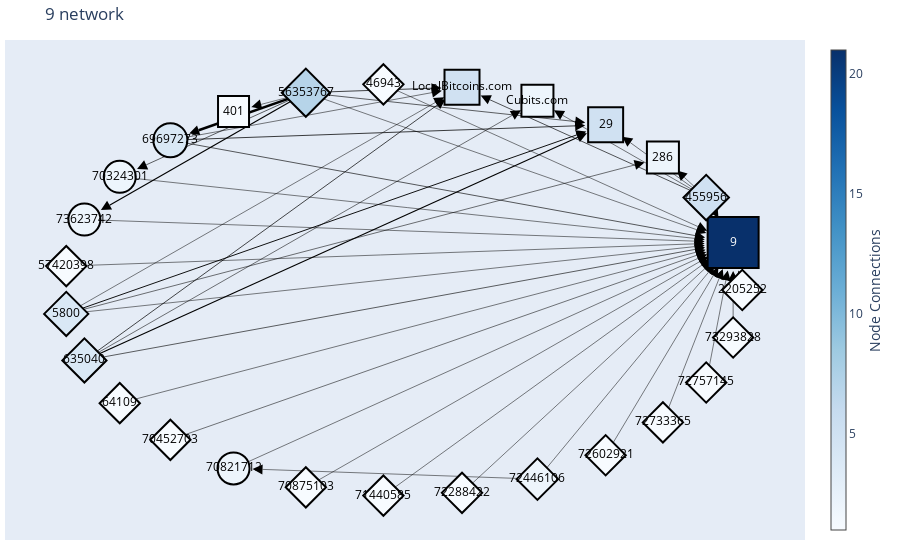

Write notebook code for a chart like this one.
### Code cell
network_plot(network_of_actor(df_group_by, "9"), "9 network", True)

### Figure 1 — Plotly figure (JSON) as saved in the notebook; plotly's stock layout.template omitted (floating-point values rounded to 4 significant figures)
{"data": [{"hoverinfo": "none", "line": {"color": "black", "width": 0.5188}, "marker": {"angleref": "previous", "size": 10, "standoff": 28.5, "symbol": "arrow-bar-up"}, "mode": "lines+markers", "type": "scatter", "x": [1.0, 0.973, null], "y": [-8.298e-09, 0.2306, null]}, {"hoverinfo": "none", "line": {"color": "black", "width": 0.5006}, "marker": {"angleref": "previous", "size": 10, "standoff": 19, "symbol": "arrow-bar-up"}, "mode": "lines+markers", "type": "scatter", "x": [0.8936, 0.766, null], "y": [0.4488, 0.6428, null]}, {"hoverinfo": "none", "line": {"color": "black", "width": 0.5303}, "marker": {"angleref": "previous", "size": 10, "standoff": 20.5, "symbol": "arrow-bar-up"}, "mode": "lines+markers", "type": "scatter", "x": [0.8936, 0.5972, null], "y": [0.4488, 0.8021, null]}, {"hoverinfo": "none", "line": {"color": "black", "width": 0.5101}, "marker": {"angleref": "previous", "size": 10, "standoff": 28.5, "symbol": "arrow-bar-up"}, "mode": "lines+markers", "type": "scatter", "x": [0.8936, 0.973, null], "y": [0.4488, 0.2306, null]}, {"hoverinfo": "none", "line": {"color": "black", "width": 0.5256}, "marker": {"angleref": "previous", "size": 10, "standoff": 19, "symbol": "arrow-bar-up"}, "mode": "lines+markers", "type": "scatter", "x": [0.8936, 0.3961, null], "y": [0.4488, 0.9182, null]}, {"hoverinfo": "none", "line": {"color": "black", "width": 0.6637}, "marker": {"angleref": "previous", "size": 10, "standoff": 20.5, "symbol": "arrow-bar-up"}, "mode": "lines+markers", "type": "scatter", "x": [0.8936, 0.1736, null], "y": [0.4488, 0.9848, null]}, {"hoverinfo": "none", "line": {"color": "black", "width": 0.5041}, "marker": {"angleref": "previous", "size": 10, "standoff": 28.5, "symbol": "arrow-bar-up"}, "mode": "lines+markers", "type": "scatter", "x": [-0.05814, 0.973, null], "y": [0.9983, 0.2306, null]}, {"hoverinfo": "none", "line": {"color": "black", "width": 0.612}, "marker": {"angleref": "previous", "size": 10, "standoff": 20.5, "symbol": "arrow-bar-up"}, "mode": "lines+markers", "type": "scatter", "x": [-0.2868, 0.5972, null], "y": [0.958, 0.8021, null]}, {"hoverinfo": "none", "line": {"color": "black", "width": 0.502}, "marker": {"angleref": "previous", "size": 10, "standoff": 18.5, "symbol": "arrow-bar-up"}, "mode": "lines+markers", "type": "scatter", "x": [-0.2868, -0.5, null], "y": [0.958, 0.866, null]}, {"hoverinfo": "none", "line": {"color": "black", "width": 2.445}, "marker": {"angleref": "previous", "size": 10, "standoff": 20, "symbol": "arrow-bar-up"}, "mode": "lines+markers", "type": "scatter", "x": [-0.2868, -0.6862, null], "y": [0.958, 0.7274, null]}, {"hoverinfo": "none", "line": {"color": "black", "width": 0.6137}, "marker": {"angleref": "previous", "size": 10, "standoff": 19, "symbol": "arrow-bar-up"}, "mode": "lines+markers", "type": "scatter", "x": [-0.2868, -0.8355, null], "y": [0.958, 0.5495, null]}, {"hoverinfo": "none", "line": {"color": "black", "width": 1.168}, "marker": {"angleref": "previous", "size": 10, "standoff": 19, "symbol": "arrow-bar-up"}, "mode": "lines+markers", "type": "scatter", "x": [-0.2868, -0.9397, null], "y": [0.958, 0.342, null]}, {"hoverinfo": "none", "line": {"color": "black", "width": 0.5033}, "marker": {"angleref": "previous", "size": 10, "standoff": 28.5, "symbol": "arrow-bar-up"}, "mode": "lines+markers", "type": "scatter", "x": [-0.2868, 0.973, null], "y": [0.958, 0.2306, null]}, {"hoverinfo": "none", "line": {"color": "black", "width": 0.7224}, "marker": {"angleref": "previous", "size": 10, "standoff": 20.5, "symbol": "arrow-bar-up"}, "mode": "lines+markers", "type": "scatter", "x": [-0.2868, 0.1736, null], "y": [0.958, 0.9848, null]}, {"hoverinfo": "none", "line": {"color": "black", "width": 0.7573}, "marker": {"angleref": "previous", "size": 10, "standoff": 20.5, "symbol": "arrow-bar-up"}, "mode": "lines+markers", "type": "scatter", "x": [-0.6862, 0.5972, null], "y": [0.7274, 0.8021, null]}, {"hoverinfo": "none", "line": {"color": "black", "width": 0.6401}, "marker": {"angleref": "previous", "size": 10, "standoff": 28.5, "symbol": "arrow-bar-up"}, "mode": "lines+markers", "type": "scatter", "x": [-0.6862, 0.973, null], "y": [0.7274, 0.2306, null]}, {"hoverinfo": "none", "line": {"color": "black", "width": 0.5176}, "marker": {"angleref": "previous", "size": 10, "standoff": 20.5, "symbol": "arrow-bar-up"}, "mode": "lines+markers", "type": "scatter", "x": [-0.6862, 0.1736, null], "y": [0.7274, 0.9848, null]}, {"hoverinfo": "none", "line": {"color": "black", "width": 0.5045}, "marker": {"angleref": "previous", "size": 10, "standoff": 28.5, "symbol": "arrow-bar-up"}, "mode": "lines+markers", "type": "scatter", "x": [-0.8355, 0.973, null], "y": [0.5495, 0.2306, null]}, {"hoverinfo": "none", "line": {"color": "black", "width": 0.5014}, "marker": {"angleref": "previous", "size": 10, "standoff": 28.5, "symbol": "arrow-bar-up"}, "mode": "lines+markers", "type": "scatter", "x": [-0.9397, 0.973, null], "y": [0.342, 0.2306, null]}, {"hoverinfo": "none", "line": {"color": "black", "width": 0.504}, "marker": {"angleref": "previous", "size": 10, "standoff": 28.5, "symbol": "arrow-bar-up"}, "mode": "lines+markers", "type": "scatter", "x": [-0.9932, 0.973, null], "y": [0.1161, 0.2306, null]}, {"hoverinfo": "none", "line": {"color": "black", "width": 0.548}, "marker": {"angleref": "previous", "size": 10, "standoff": 19, "symbol": "arrow-bar-up"}, "mode": "lines+markers", "type": "scatter", "x": [-0.9932, 0.766, null], "y": [-0.1161, 0.6428, null]}, {"hoverinfo": "none", "line": {"color": "black", "width": 0.9326}, "marker": {"angleref": "previous", "size": 10, "standoff": 20.5, "symbol": "arrow-bar-up"}, "mode": "lines+markers", "type": "scatter", "x": [-0.9932, 0.5972, null], "y": [-0.1161, 0.8021, null]}, {"hoverinfo": "none", "line": {"color": "black", "width": 0.5039}, "marker": {"angleref": "previous", "size": 10, "standoff": 28.5, "symbol": "arrow-bar-up"}, "mode": "lines+markers", "type": "scatter", "x": [-0.9932, 0.973, null], "y": [-0.1161, 0.2306, null]}, {"hoverinfo": "none", "line": {"color": "black", "width": 0.5041}, "marker": {"angleref": "previous", "size": 10, "standoff": 20.5, "symbol": "arrow-bar-up"}, "mode": "lines+markers", "type": "scatter", "x": [-0.9932, 0.1736, null], "y": [-0.1161, 0.9848, null]}, {"hoverinfo": "none", "line": {"color": "black", "width": 1.144}, "marker": {"angleref": "previous", "size": 10, "standoff": 20.5, "symbol": "arrow-bar-up"}, "mode": "lines+markers", "type": "scatter", "x": [-0.9397, 0.5972, null], "y": [-0.342, 0.8021, null]}, {"hoverinfo": "none", "line": {"color": "black", "width": 0.621}, "marker": {"angleref": "previous", "size": 10, "standoff": 28.5, "symbol": "arrow-bar-up"}, "mode": "lines+markers", "type": "scatter", "x": [-0.9397, 0.973, null], "y": [-0.342, 0.2306, null]}, {"hoverinfo": "none", "line": {"color": "black", "width": 0.5398}, "marker": {"angleref": "previous", "size": 10, "standoff": 19, "symbol": "arrow-bar-up"}, "mode": "lines+markers", "type": "scatter", "x": [-0.9397, 0.3961, null], "y": [-0.342, 0.9182, null]}, {"hoverinfo": "none", "line": {"color": "black", "width": 0.7181}, "marker": {"angleref": "previous", "size": 10, "standoff": 20.5, "symbol": "arrow-bar-up"}, "mode": "lines+markers", "type": "scatter", "x": [-0.9397, 0.1736, null], "y": [-0.342, 0.9848, null]}, {"hoverinfo": "none", "line": {"color": "black", "width": 0.5099}, "marker": {"angleref": "previous", "size": 10, "standoff": 28.5, "symbol": "arrow-bar-up"}, "mode": "lines+markers", "type": "scatter", "x": [-0.8355, 0.973, null], "y": [-0.5495, 0.2306, null]}, {"hoverinfo": "none", "line": {"color": "black", "width": 0.5281}, "marker": {"angleref": "previous", "size": 10, "standoff": 28.5, "symbol": "arrow-bar-up"}, "mode": "lines+markers", "type": "scatter", "x": [-0.6862, 0.973, null], "y": [-0.7274, 0.2306, null]}, {"hoverinfo": "none", "line": {"color": "black", "width": 0.5073}, "marker": {"angleref": "previous", "size": 10, "standoff": 28.5, "symbol": "arrow-bar-up"}, "mode": "lines+markers", "type": "scatter", "x": [-0.5, 0.973, null], "y": [-0.866, 0.2306, null]}, {"hoverinfo": "none", "line": {"color": "black", "width": 0.5007}, "marker": {"angleref": "previous", "size": 10, "standoff": 28.5, "symbol": "arrow-bar-up"}, "mode": "lines+markers", "type": "scatter", "x": [-0.2868, 0.973, null], "y": [-0.958, 0.2306, null]}, {"hoverinfo": "none", "line": {"color": "black", "width": 0.5089}, "marker": {"angleref": "previous", "size": 10, "standoff": 28.5, "symbol": "arrow-bar-up"}, "mode": "lines+markers", "type": "scatter", "x": [-0.05814, 0.973, null], "y": [-0.9983, 0.2306, null]}, {"hoverinfo": "none", "line": {"color": "black", "width": 0.502}, "marker": {"angleref": "previous", "size": 10, "standoff": 28.5, "symbol": "arrow-bar-up"}, "mode": "lines+markers", "type": "scatter", "x": [0.1736, 0.973, null], "y": [-0.9848, 0.2306, null]}, {"hoverinfo": "none", "line": {"color": "black", "width": 0.5008}, "marker": {"angleref": "previous", "size": 10, "standoff": 19, "symbol": "arrow-bar-up"}, "mode": "lines+markers", "type": "scatter", "x": [0.3961, -0.5, null], "y": [-0.9182, -0.866, null]}, {"hoverinfo": "none", "line": {"color": "black", "width": 0.5012}, "marker": {"angleref": "previous", "size": 10, "standoff": 28.5, "symbol": "arrow-bar-up"}, "mode": "lines+markers", "type": "scatter", "x": [0.3961, 0.973, null], "y": [-0.9182, 0.2306, null]}, {"hoverinfo": "none", "line": {"color": "black", "width": 0.5012}, "marker": {"angleref": "previous", "size": 10, "standoff": 28.5, "symbol": "arrow-bar-up"}, "mode": "lines+markers", "type": "scatter", "x": [0.5972, 0.973, null], "y": [-0.8021, 0.2306, null]}, {"hoverinfo": "none", "line": {"color": "black", "width": 0.5032}, "marker": {"angleref": "previous", "size": 10, "standoff": 28.5, "symbol": "arrow-bar-up"}, "mode": "lines+markers", "type": "scatter", "x": [0.766, 0.973, null], "y": [-0.6428, 0.2306, null]}, {"hoverinfo": "none", "line": {"color": "black", "width": 0.5018}, "marker": {"angleref": "previous", "size": 10, "standoff": 28.5, "symbol": "arrow-bar-up"}, "mode": "lines+markers", "type": "scatter", "x": [0.8936, 0.973, null], "y": [-0.4488, 0.2306, null]}, {"hoverinfo": "none", "line": {"color": "black", "width": 0.5375}, "marker": {"angleref": "previous", "size": 10, "standoff": 28.5, "symbol": "arrow-bar-up"}, "mode": "lines+markers", "type": "scatter", "x": [0.973, 0.973, null], "y": [-0.2306, 0.2306, null]}, {"hoverinfo": "text", "marker": {"color": [1, 21, 5, 2, 5, 2, 5, 1, 7, 1, 4, 2, 2, 1, 4, 4, 1, 1, 2, 1, 1, 1, 2, 1, 1, 1, 1], "colorbar": {"thickness": 15, "title": {"side": "right", "text": "Node Connections"}, "xanchor": "left"}, "colorscale": [[0, "rgb(247,251,255)"], [0.125, "rgb(222,235,247)"], [0.25, "rgb(198,219,239)"], [0.375, "rgb(158,202,225)"], [0.5, "rgb(107,174,214)"], [0.625, "rgb(66,146,198)"], [0.75, "rgb(33,113,181)"], [0.875, "rgb(8,81,156)"], [1, "rgb(8,48,107)"]], "line": {"color": "black", "width": 2}, "opacity": 1, "reversescale": false, "showscale": true, "size": [31, 51, 35, 32, 35, 32, 35, 31, 37, 31, 34, 32, 32, 31, 34, 34, 31, 31, 32, 31, 31, 31, 32, 31, 31, 31, 31], "symbol": ["diamond", "square", "diamond", "square", "square", "square", "square", "diamond", "diamond", "square", "circle", "circle", "circle", "diamond", "diamond", "diamond", "diamond", "diamond", "circle", "diamond", "diamond", "diamond", "diamond", "diamond", "diamond", "diamond", "diamond"]}, "mode": "markers+text", "text": ["2205252", "9", "455956", "286", "29", "Cubits.com", "LocalBitcoins.com", "46943", "56353767", "401", "69697273", "70324301", "73623742", "57420398", "5800", "635040", "64109", "70452703", "70821712", "70875103", "71440585", "72288422", "72446106", "72602921", "72733365", "72757145", "73293828"], "textfont": {"color": ["black", "white", "black", "black", "black", "black", "black", "black", "black", "black", "black", "black", "black", "black", "black", "black", "black", "black", "black", "black", "black", "black", "black", "black", "black", "black", "black"]}, "textposition": "middle center", "type": "scatter", "x": [1.0, 0.973, 0.8936, 0.766, 0.5972, 0.3961, 0.1736, -0.05814, -0.2868, -0.5, -0.6862, -0.8355, -0.9397, -0.9932, -0.9932, -0.9397, -0.8355, -0.6862, -0.5, -0.2868, -0.05814, 0.1736, 0.3961, 0.5972, 0.766, 0.8936, 0.973], "y": [-8.298e-09, 0.2306, 0.4488, 0.6428, 0.8021, 0.9182, 0.9848, 0.9983, 0.958, 0.866, 0.7274, 0.5495, 0.342, 0.1161, -0.1161, -0.342, -0.5495, -0.7274, -0.866, -0.958, -0.9983, -0.9848, -0.9182, -0.8021, -0.6428, -0.4488, -0.2306]}], "layout": {"autosize": true, "hovermode": "closest", "margin": {"b": 20, "l": 5, "r": 5, "t": 40}, "showlegend": false, "title": {"text": "9 network"}, "xaxis": {"autorange": true, "range": [-1.17, 1.179], "showgrid": false, "showticklabels": false, "type": "linear", "zeroline": false}, "yaxis": {"autorange": true, "range": [-1.178, 1.178], "showgrid": false, "showticklabels": false, "type": "linear", "zeroline": false}}}
